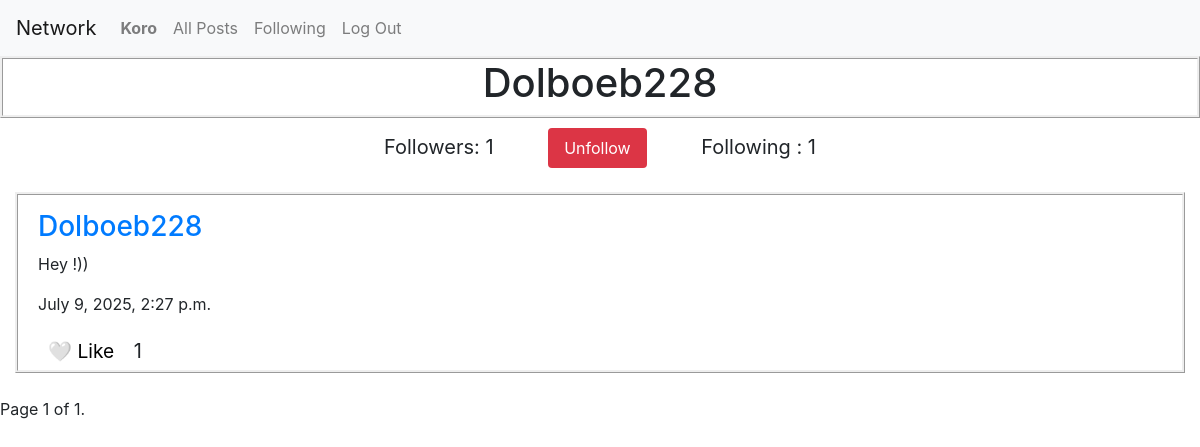
Screenshot of /profile/Dolboeb228 (signed in) with the database file from the repository.
### network/models.py (models this page shows, shortened)
class User(AbstractUser):
    pass

class Post(models.Model):
    user = models.ForeignKey(User, on_delete=models.CASCADE, blank = True, null=True, related_name = 'poster')
    post_text = models.CharField(max_length = 1000)
    time = models.DateTimeField(default= timezone.now)
    like_counter = models.IntegerField(default=0)

### network/views.py (the view, shortened to what this page needs)
# urls.py: path("profile/<str:user>", views.profile, name ="profile"),
@csrf_exempt
def profile(request, user):
    if not User.objects.filter(username=user).exists():
        return HttpResponse("Nonexisting profile")
    profile_user = User.objects.get(username=user)
    visitor = request.user
    is_following = Follow.objects.filter(
        follower=visitor,
        following=profile_user
    ).exists()
    profile_post = Post.objects.filter(user = profile_user).order_by('-time')
    paginator = Paginator(profile_post, 10)
    page_number = request.GET.get('page')
    page_obj = paginator.get_page(page_number)
    return render(request, "network/profile.html", {
        'profile_user': profile_user,
        'visitor': visitor,
        'is_following': is_following,
        'followers_count': Follow.objects.filter(following=profile_user).count(),
        'following_count': Follow.objects.filter(follower=profile_user).count(),
        'profile_post': profile_post,
        'page_obj': page_obj
    })

### network/templates/network/profile.html (shortened to what this page needs)
{% extends 'network/layout.html' %}
{% block body %}
<div id="follow-container">
     <div class = 'profile_head_div'>
        <h1>{{profile_user}}</h1>
    </div>
    <div class = 'profile_head'>
     <span style ='font-size: 20px;' class = 'followers_count' name = 'followers'>Followers: {{ followers_count }}</span> <span class = 'flw_btn'>{% if visitor != profile_user %}
    <button id="follow-button" style="padding: 8px 16px; background: {% if is_following %}#dc3545{% else %}#007bff{% endif %}; color: white; border: none; border-radius: 4px; cursor: pointer;">
    </button>
    {% endif %}</span><span style ='font-size: 20px;'>Following : {{ following_count }}<span>
    </div>
    <br>
        {% for post in page_obj %}
        <div class = 'new_post_div'>
            <div id = 'post-txt' class = 'new_post_cap' data-post-id = "{{ post.id }}">
                <h3 class = 'post_user'><a class = 'link' href = '/profile/{{post.user}}'>{{post.user}}</a></h3>
                <p class = 'post_text'>{{post.post_text}}</p>
                <p class = 'post_time'>{{post.time}}<p>
                <div ><button class="like-btn" data-post-id="{{ post.id }}" data-liked="{{ post.is_liked|yesno:'true,false' }}">
                        {{ post.is_liked|yesno:"❤️ Unlike,🤍 Like" }}
                    </button>
                    <span class="like-count">{{ post.like_counter }}</span>
                </div>
            </div>
        </div>
        <br>
        {% endfor %}
</div>
<div class="pagination">
    <span class="step-links">
        <span class="current">
            Page {{ page_obj.number }} of {{ page_obj.paginator.num_pages }}.
        </span>
    </span>
</div>
{% endblock %}

### network/templates/network/layout.html (shortened to what this page needs)
{% load static %}
<!DOCTYPE html>
<html lang="en">
    <head>
        <link rel="stylesheet" href="https://stackpath.bootstrapcdn.com/bootstrap/4.4.1/css/bootstrap.min.css">
        <link href="{% static 'network/styles.css' %}" rel="stylesheet">
    </head>
    <body>
        <nav class="navbar navbar-expand-lg navbar-light bg-light">
            <a class="navbar-brand" href="{% url 'index' %}">Network</a>
            <div>
              <ul class="navbar-nav mr-auto">
                {% if user.is_authenticated %}
                    <li class="nav-item">
                        <a class="nav-link" href="/profile/{{ user.username }}"><strong>{{ user.username }}</strong></a>
                    </li>
                {% endif %}
                <li class="nav-item">
                  <a class="nav-link" href="{% url 'index' %}">All Posts</a>
                </li>
                {% if user.is_authenticated %}
                    <li class="nav-item">
                        <a class="nav-link" href="{% url 'following' user=user.username %}">Following</a>
                    </li>
                    <li class="nav-item">
                        <a class="nav-link" href="{% url 'logout' %}">Log Out</a>
                    </li>
                {% endif %}
              </ul>
            </div>
          </nav>
        <div class="body">
            {% block body %}
            {% endblock %}
        </div>
    </body>
</html>

### network/static/network/styles.css (style rules this page uses)
.new_post_div { border-style: ridge; margin-left: 15px; margin-right: 15px; }
.new_post_cap { margin-left: 20px; margin-top: 15px; justify-content: center; }
.like-count { font-size: 20px; margin-left: 5px }
.like-btn { background: none; border: none; cursor: pointer; font-size: 1.2em; transition: all 0.2s; padding: 5px 10px; border-radius: 5px; }
.profile_head { text-align: center }
.flw_btn { margin: 10px 50px 20px; }
.profile_head_div { text-align: center; border-style: ridge; display: block; margin-bottom: 10px; }

### rows the page displays
User: username "Koro"
User: username "Dolboeb228"
Post: user "Dolboeb228", post_text "Hey !))", time "July 9, 2025, 2:27 p.m.", is_liked "🤍 Like", like_counter "1"

### other values shown
{{ followers_count }} "1"
{{ following_count }} "1"
{{ page_obj.number }} "1"
{{ page_obj.paginator.num_pages }} "1"
